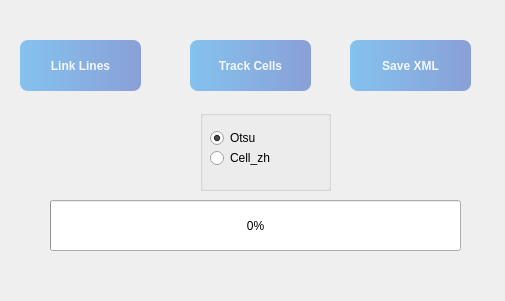
<?xml version="1.0" encoding="UTF-8"?>
<ui version="4.0">
 <class>Form</class>
 <widget class="QWidget" name="Form">
  <property name="geometry">
   <rect>
    <x>0</x>
    <y>0</y>
    <width>505</width>
    <height>301</height>
   </rect>
  </property>
  <property name="windowTitle">
   <string>Tracking</string>
  </property>
  <property name="styleSheet">
   <string notr="true">QFrame,QFrame[bcolor=&quot;white&quot;]{
	background-color: rgba(255,255,255,1);
}
QFrame[bcolor=&quot;grey&quot;]{
	background-color: rgba(245,245,245,1);
}
QFrame[name=&quot;bar&quot;]{
	background-color: qlineargradient(spread:pad,x1:0,y1:0,x2:1,y2:0,stop:0 rgba(133,194,238 255), stop:1 rgba(137,160,214,255));
	border-top-left-radius:10px;
	border-top-right-radius:10px;
}
QFrame[name=&quot;main&quot;]{
	border-bottom-left-radius:10px;
	border-bottom-right-radius:10px;
}

QLabel{
	font: 20px &quot;黑体&quot;;
	background: transparent
}
QLabel[name=&quot;mainTitle&quot;]{
	font-weight: 600;
	font: 28px &quot;黑体&quot;;
	color: rgba(137,160,214,1);
}
QLabel[name=&quot;title&quot;]{
	font-weight: 600;
	font: 24px &quot;黑体&quot;;
	color: rgba(137,160,214,1);
}
QLabel[name=&quot;subtitle&quot;]{
	font-weight: 600;
	font: 18px &quot;黑体&quot;;
	color: rgba(0,0,0,0.6);
}
QLabel[bcolor=&quot;logo&quot;]{
	image: url(./assert/img/logo.png);
}

QPushButton{
	border-radius:8px;
	color: rgba(255,255,255,0.9);
	font-weight: 600;
	font: 20px &quot;黑体&quot;;
	background-color: qlineargradient(spread:pad,x1:0,y1:0,x2:1,y2:0,stop:0 rgba(133,194,238 255), stop:1 rgba(137,160,214,255));
}
QPushButton[name=&quot;sysbutton&quot;]{
	color: rgba(255,255,255,0.9);
	font-weight: 600;
	font: 22px &quot;Yu Gothic UI Semibold&quot;;
	background:transparent;
}
QPushButton:pressed{
	border:2px solid rgba(245,245,245,255);
}
QPushButton[name=&quot;sysbutton&quot;]:hover{
	background-color:#423f48;
}
QPushButton[name=&quot;sysbutton&quot;]:pressed{
	background-color:#c0c0c0;
}
QPushButton#showMin{
	image: url(./assert/img/min.png);
	padding: -1px;
}
QPushButton#showMax{
	image: url(./assert/img/max.png);
	padding: 1px;
}
QPushButton#closeWin{
	image: url(./assert/img/close.png);
	padding: 2px;
}</string>
  </property>
  <widget class="QPushButton" name="link_lines">
   <property name="geometry">
    <rect>
     <x>20</x>
     <y>40</y>
     <width>121</width>
     <height>51</height>
    </rect>
   </property>
   <property name="text">
    <string>Link Lines</string>
   </property>
  </widget>
  <widget class="QPushButton" name="track_cells">
   <property name="geometry">
    <rect>
     <x>190</x>
     <y>40</y>
     <width>121</width>
     <height>51</height>
    </rect>
   </property>
   <property name="text">
    <string>Track Cells</string>
   </property>
  </widget>
  <widget class="QPushButton" name="save">
   <property name="geometry">
    <rect>
     <x>350</x>
     <y>40</y>
     <width>121</width>
     <height>51</height>
    </rect>
   </property>
   <property name="text">
    <string>Save XML</string>
   </property>
  </widget>
  <widget class="QProgressBar" name="progressBar">
   <property name="geometry">
    <rect>
     <x>50</x>
     <y>200</y>
     <width>411</width>
     <height>51</height>
    </rect>
   </property>
   <property name="value">
    <number>0</number>
   </property>
  </widget>
  <widget class="QGroupBox" name="groupBox">
   <property name="geometry">
    <rect>
     <x>200</x>
     <y>110</y>
     <width>131</width>
     <height>81</height>
    </rect>
   </property>
   <property name="title">
    <string/>
   </property>
   <widget class="QRadioButton" name="radioButton">
    <property name="enabled">
     <bool>true</bool>
    </property>
    <property name="geometry">
     <rect>
      <x>10</x>
      <y>20</y>
      <width>86</width>
      <height>16</height>
     </rect>
    </property>
    <property name="text">
     <string>Otsu</string>
    </property>
    <property name="checked">
     <bool>true</bool>
    </property>
   </widget>
   <widget class="QRadioButton" name="radioButton_2">
    <property name="geometry">
     <rect>
      <x>10</x>
      <y>40</y>
      <width>101</width>
      <height>16</height>
     </rect>
    </property>
    <property name="text">
     <string>Cell_zh</string>
    </property>
   </widget>
  </widget>
 </widget>
 <resources/>
 <connections/>
</ui>
